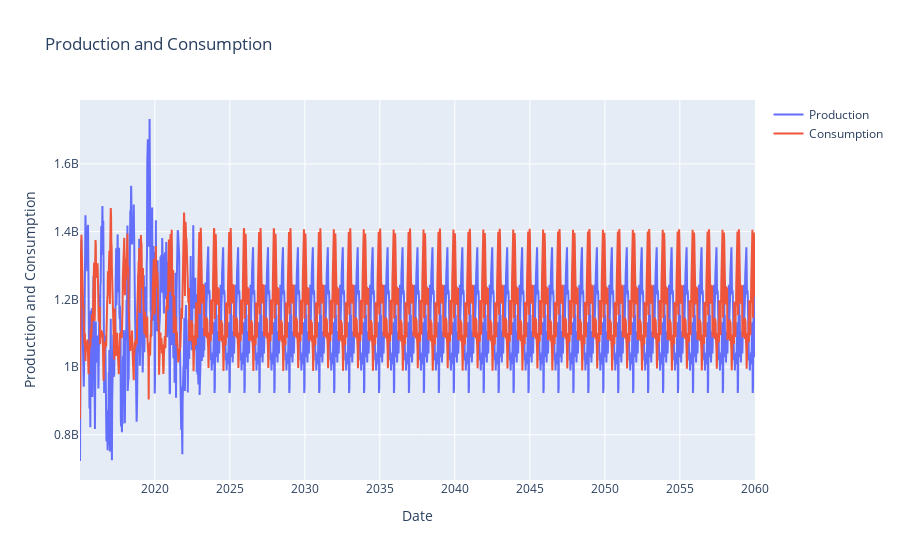

Notebook source saved alongside this figure:
### Code cell
# Merge the two dataframes into one and add a column that says if it's prediction or not
prod_pred['Prediction'] = 1
cons_pred['Prediction'] = 1
prod['Prediction'] = 0
cons['Prediction'] = 0

prod_full = pd.concat([prod, prod_pred])
cons_full = pd.concat([cons, cons_pred])

# If a value is under 0.5B, we set it to 0
prod_full.loc[prod_full['Production'] < 500000000, 'Production'] = 0
cons_full.loc[cons_full['Consumption'] < 500000000, 'Consumption'] = 0

# Interpolate values that are 0
prod_full['Production'] = prod_full['Production'].replace(0, np.nan).interpolate()
cons_full['Consumption'] = cons_full['Consumption'].replace(0, np.nan).interpolate()

# Create 2 new dataframes with the sum of production and consumption per year
prod_full_year = prod_full.groupby(pd.Grouper(key='Date', freq='Y')).sum()
cons_full_year = cons_full.groupby(pd.Grouper(key='Date', freq='Y')).sum()


# Plot the results, alonside df_CHpred
plt.figure(figsize=(15, 5))
plt.plot(prod_full_year['Production'], label='Production')
plt.plot(cons_full_year['Consumption'], label='Consumption')
plt.plot(df_CHpred['Production'], label='Production CH')
plt.plot(df_CHpred['Consumption'], label='Consumption CH')
plt.legend(loc='best')
plt.title('Production and Consumption')
plt.show()



# Plot the results using plolty
import plotly.graph_objects as go

fig = go.Figure()
fig.add_trace(go.Scatter(x=prod_full['Date'], y=prod_full['Production'], name='Production'))
fig.add_trace(go.Scatter(x=cons_full['Date'], y=cons_full['Consumption'], name='Consumption'))
fig.update_layout(title='Production and Consumption', xaxis_title='Date', yaxis_title='Production and Consumption')
fig.show()

### Figure 1 — Plotly figure (JSON) as saved in the notebook; plotly's stock layout.template omitted (floating-point values rounded to 4 significant figures; data arrays with more than 128 entries replaced by an {"elided": "..."} marker saying what was removed)
{"data": [{"name": "Production", "type": "scatter", "x": {"elided": "2349 str values"}, "y": {"elided": "2349 float values"}}, {"name": "Consumption", "type": "scatter", "x": {"elided": "2349 str values"}, "y": {"elided": "2349 float values"}}], "layout": {"title": {"text": "Production and Consumption"}, "xaxis": {"title": {"text": "Date"}}, "yaxis": {"title": {"text": "Production and Consumption"}}}}
